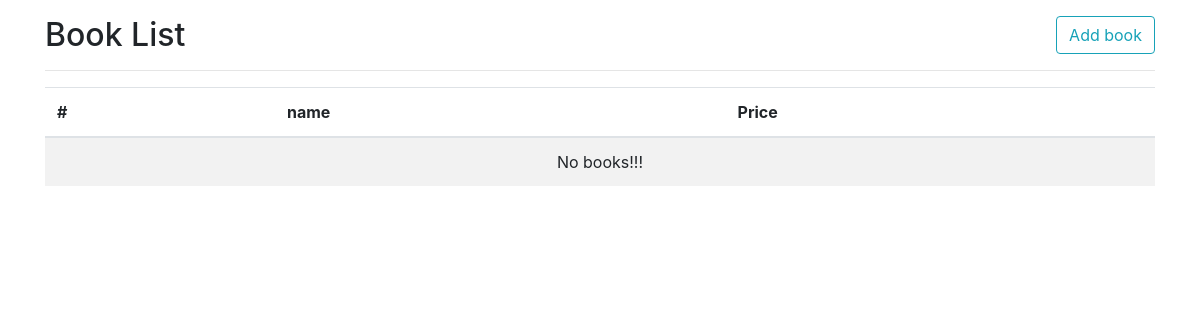
/books/, run on an earlier commit of the app's database.
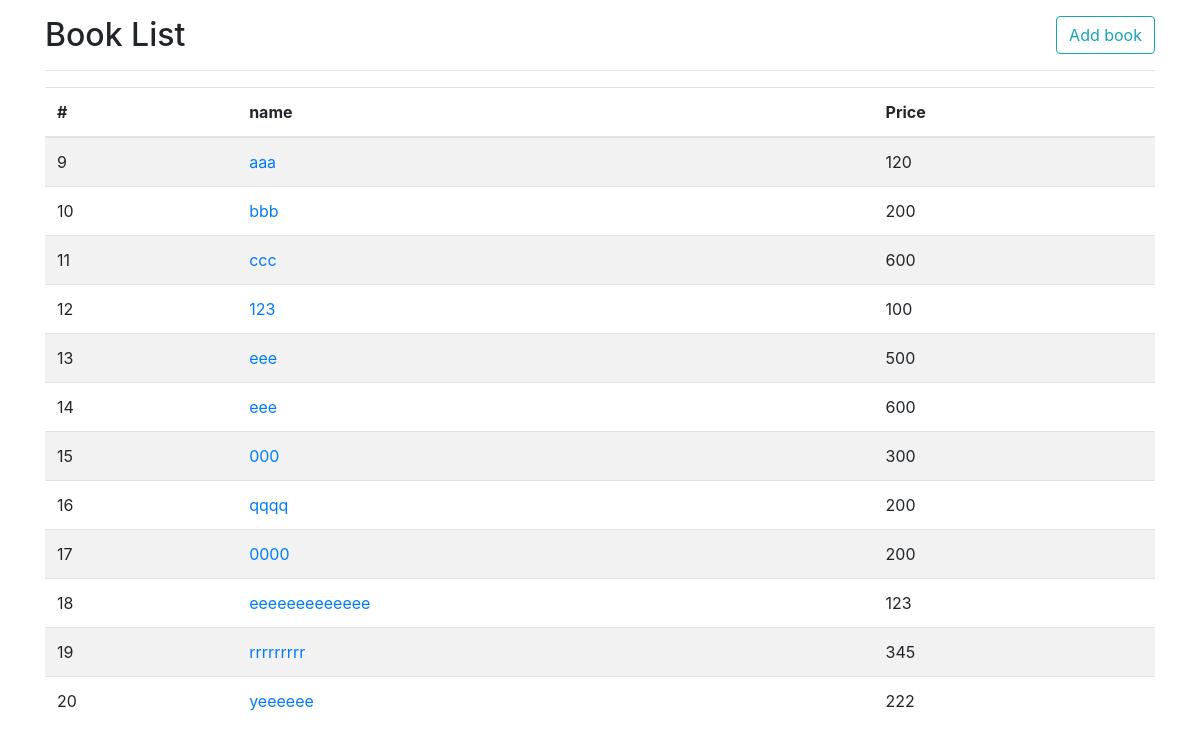
And on a later commit of the database.
### books/models.py (models this page shows, shortened)
class Book(models.Model):
    name = models.CharField('書名', max_length=20)
    price = models.PositiveIntegerField('價格')
    introduction = models.TextField('簡介')

### books/views.py (the view)
# urls.py: path('', views.index, name='index'),
def index(request):
    books = Book.objects.all()
    return render(request, 'books/index.html', {'books': books})

### templates/books/index.html
{% extends "layout.html" %}
{% block main %}
    <div class ="row">
        <div class="col">
            <a href="{% url 'books:add' %}" class="btn btn-outline-info float-right">Add book</a>
           <h2>Book List</h2>
            <hr>
        <table class="table table-striped">
            <thead>
                <tr>
                 <th>#</th>
                 <th>name</th>
                 <th>Price</th>
                </tr>
            </thead>
        <tbody>
            {% for book in books %}
                <tr>
                    <td>{{ book.id }}</td>
                    <td><a href="{% url 'books:show' book.id %}">{{ book.name }}</a></td>
                    <td>{{ book.price }}</td>
                </tr>
            {% empty %}
                <tr>
                    <td colspan="3" class="text-center">No books!!!</td>
                </tr>
            {% endfor %}
        </tbody>
        </table>
        </div>
    </div>
{% endblock %}

### templates/layout.html (shortened to what this page needs)
<!DOCTYPE html>
<html lang="en">
<head>
    <link rel="stylesheet" href="https://stackpath.bootstrapcdn.com/bootstrap/4.1.1/css/bootstrap.min.css">
</head>
{% load bootstrap4 %}
<body>
    <div class="container my-3">
        {% block main %}{% endblock %}
    </div>
</body>
</html>

What changed in the data, as far as the page shows it:
added Book: id "9", name "aaa", price "120"
added Book: id "10", name "bbb", price "200"
added Book: id "11", name "ccc", price "600"
added Book: id "12", name "123", price "100"
added Book: id "13", name "eee", price "500"
added Book: id "14", name "eee", price "600"
added Book: id "15", name "000", price "300"
added Book: id "16", name "qqqq", price "200"
added Book: id "17", name "0000", price "200"
added Book: id "18", name "eeeeeeeeeeeee", price "123"
added Book: id "19", name "rrrrrrrrr", price "345"
added Book: id "20", name "yeeeeee", price "222"
Also different on the page:
text no longer shown: "No books!!!"
